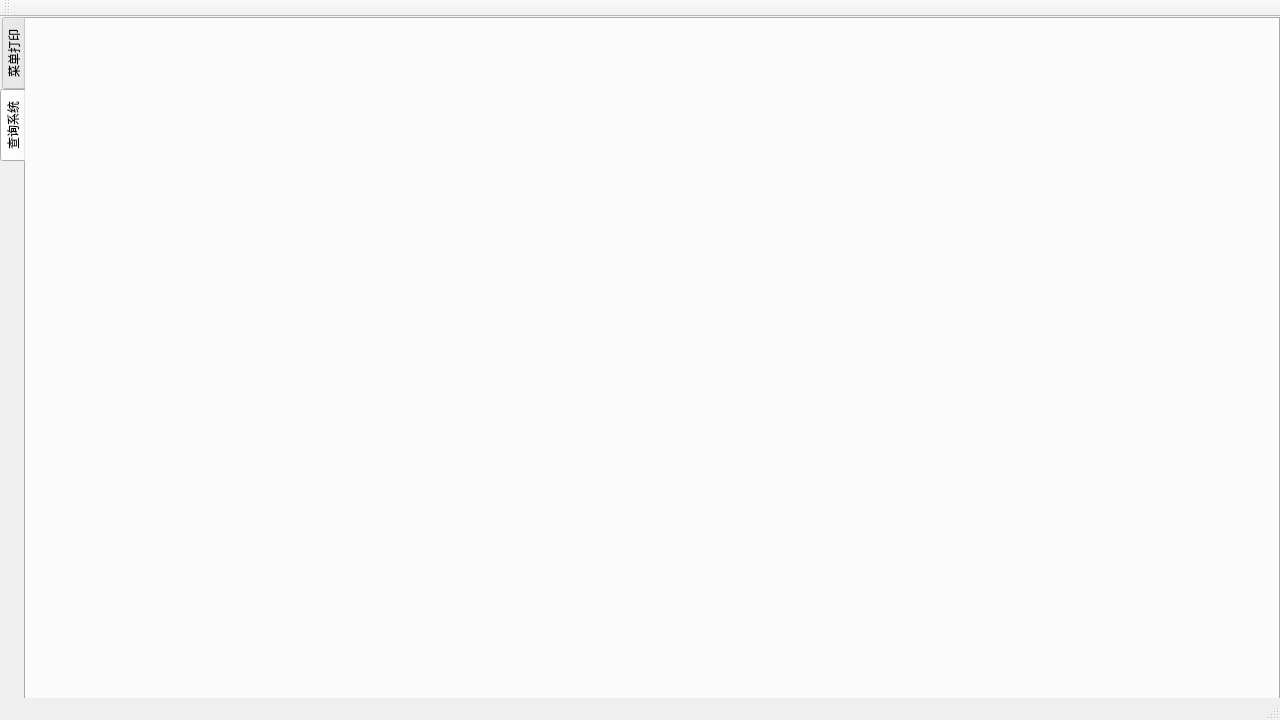
<?xml version="1.0" encoding="UTF-8"?>
<ui version="4.0">
 <class>MainWindow</class>
 <widget class="QMainWindow" name="MainWindow">
  <property name="geometry">
   <rect>
    <x>0</x>
    <y>0</y>
    <width>1280</width>
    <height>720</height>
   </rect>
  </property>
  <property name="sizePolicy">
   <sizepolicy hsizetype="Expanding" vsizetype="Expanding">
    <horstretch>0</horstretch>
    <verstretch>0</verstretch>
   </sizepolicy>
  </property>
  <property name="windowTitle">
   <string>MainWindow</string>
  </property>
  <widget class="QWidget" name="centralWidget">
   <property name="sizePolicy">
    <sizepolicy hsizetype="Expanding" vsizetype="Expanding">
     <horstretch>0</horstretch>
     <verstretch>0</verstretch>
    </sizepolicy>
   </property>
   <widget class="QTabWidget" name="mainTabWidget">
    <property name="geometry">
     <rect>
      <x>0</x>
      <y>0</y>
      <width>1280</width>
      <height>720</height>
     </rect>
    </property>
    <property name="baseSize">
     <size>
      <width>0</width>
      <height>0</height>
     </size>
    </property>
    <property name="tabletTracking">
     <bool>false</bool>
    </property>
    <property name="contextMenuPolicy">
     <enum>Qt::DefaultContextMenu</enum>
    </property>
    <property name="acceptDrops">
     <bool>false</bool>
    </property>
    <property name="layoutDirection">
     <enum>Qt::LeftToRight</enum>
    </property>
    <property name="tabPosition">
     <enum>QTabWidget::West</enum>
    </property>
    <property name="tabShape">
     <enum>QTabWidget::Rounded</enum>
    </property>
    <property name="currentIndex">
     <number>1</number>
    </property>
    <property name="iconSize">
     <size>
      <width>16</width>
      <height>16</height>
     </size>
    </property>
    <property name="elideMode">
     <enum>Qt::ElideNone</enum>
    </property>
    <property name="usesScrollButtons">
     <bool>true</bool>
    </property>
    <property name="documentMode">
     <bool>false</bool>
    </property>
    <property name="tabsClosable">
     <bool>false</bool>
    </property>
    <property name="movable">
     <bool>false</bool>
    </property>
    <property name="tabBarAutoHide">
     <bool>false</bool>
    </property>
    <widget class="QWidget" name="vegeTab">
     <property name="enabled">
      <bool>true</bool>
     </property>
     <attribute name="title">
      <string>菜单打印</string>
     </attribute>
    </widget>
    <widget class="QWidget" name="searchTab">
     <attribute name="title">
      <string>查询系统</string>
     </attribute>
    </widget>
   </widget>
  </widget>
  <widget class="QMenuBar" name="menuBar">
   <property name="geometry">
    <rect>
     <x>0</x>
     <y>0</y>
     <width>1280</width>
     <height>26</height>
    </rect>
   </property>
  </widget>
  <widget class="QToolBar" name="mainToolBar">
   <attribute name="toolBarArea">
    <enum>TopToolBarArea</enum>
   </attribute>
   <attribute name="toolBarBreak">
    <bool>false</bool>
   </attribute>
  </widget>
  <widget class="QStatusBar" name="statusBar"/>
 </widget>
 <layoutdefault spacing="6" margin="11"/>
 <resources/>
 <connections/>
</ui>
